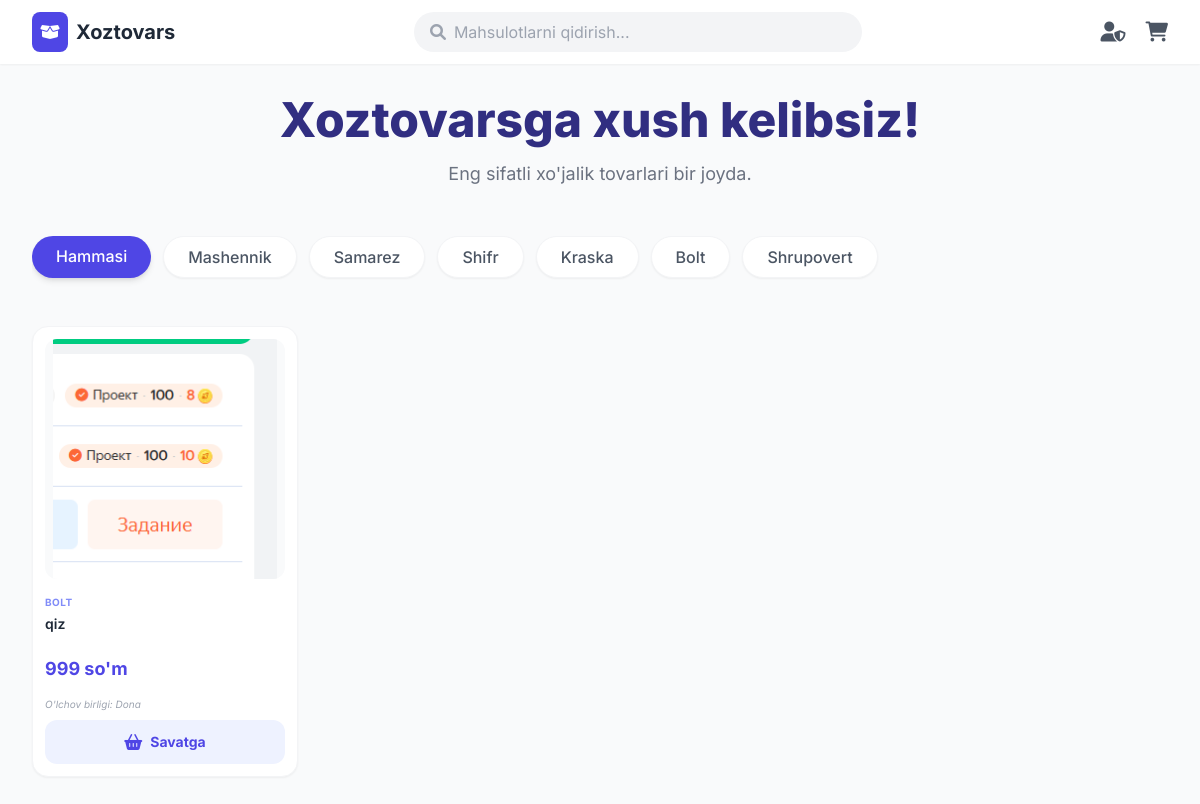
The page / on the database its author committed.
### app/models.py (models this page shows, shortened)
class Category(models.Model):
    name = models.CharField(max_length=100, unique=True)
    order = models.IntegerField(default=0)  # 🔥 новое поле

class Product(models.Model):
    TYPE = (
        ('dona', 'Dona'),
        ('kg', 'Kg'),
    )
    name = models.CharField(max_length=100)
    description = models.TextField()
    price = models.IntegerField()
    category = models.ForeignKey(Category, on_delete=models.CASCADE)
    image = models.ImageField(upload_to='products/', blank=True, null=True)
    image_url = models.URLField(blank=True, null=True)
    quantity = models.IntegerField(default=0)
    cost = models.IntegerField(default=0)
    type = models.CharField(max_length=10, choices=TYPE, default='dona')
    created_at = models.DateTimeField(auto_now_add=True)

### app/views.py (the view)
# urls.py: path('', home_view, name='home'),
def home_view(request):
    category_id = request.GET.get('category')
    categories = Category.objects.all()
    if category_id:
        products = Product.objects.filter(category_id=category_id)
    else:
        products = Product.objects.all().order_by('-created_at')
    return render(request, 'home.html', {
        'products': products,
        'categories': categories,
    })

### app/views.py (called while the page is built)
def cart_count(request):
    cart = request.session.get('cart', {})
    return {'cart_count': sum(cart.values())}

### templates/home.html (shortened to what this page needs)
{% extends 'base.html' %}
{% load static %}
{% block content %}
<div class="text-center mb-12">
    <h1 class="text-3xl md:text-5xl font-extrabold text-indigo-900 mb-4">Xoztovarsga xush kelibsiz!</h1>
    <p class="text-gray-500 text-lg">Eng sifatli xo'jalik tovarlari bir joyda.</p>
</div>
<div class="flex gap-3 mb-8 overflow-x-auto pb-4 scrollbar-hide">
    <a href="?" class="whitespace-nowrap bg-indigo-600 text-white px-6 py-2 rounded-full font-medium shadow-md">
        Hammasi
    </a>
    {% for category in categories %}
    <a href="?category={{ category.id }}"
       class="whitespace-nowrap bg-white text-gray-600 px-6 py-2 rounded-full font-medium hover:bg-indigo-50 border border-gray-100 transition shadow-sm">
        {{ category.name }}
    </a>
    {% endfor %}
</div>
<div class="grid grid-cols-2 md:grid-cols-3 lg:grid-cols-4 xl:grid-cols-5 gap-4 md:gap-6">
    {% for product in products %}
    <div class="product-card bg-white rounded-2xl overflow-hidden border border-gray-100 p-3 flex flex-col justify-between shadow-sm hover:shadow-md">
        <div class="relative">
            <div class="aspect-square w-full rounded-xl overflow-hidden bg-gray-50 mb-4">
                {% if product.image %}
                    <img src="{{ product.image.url }}" alt="{{ product.name }}" class="w-full h-full object-contain hover:scale-105 transition duration-300">
                {% else %}
                    <img src="{% static 'images/no-image.png' %}" alt="No image" class="w-full h-full object-contain">
                {% endif %}
            </div>
        </div>
        <div class="flex-grow">
            <p class="text-[10px] text-indigo-400 uppercase font-bold tracking-wider mb-1">{{ product.category.name }}</p>
            <h3 class="text-gray-800 font-semibold text-sm mb-1 h-10 overflow-hidden line-clamp-2">
                <a href="{% url 'detail' product.id %}">{{ product.name }}</a>
            </h3>
            <div class="flex flex-col mb-4">
                <span class="text-indigo-600 font-bold text-lg leading-tight">{{ product.price }} so'm</span>
            </div>
        </div>
        <div class="mt-auto">
            <p class="text-[10px] text-gray-400 mb-2 italic">O'lchov birligi: {{ product.get_type_display }}</p>
            <form method="POST" action="{% url 'add_to_cart' product.id %}">
                <button type="submit"
                    class="w-full bg-indigo-50 text-indigo-600 py-3 rounded-xl font-bold flex items-center justify-center gap-2 hover:bg-indigo-600 hover:text-white transition-all duration-300 group">
                    <i class="fas fa-shopping-basket group-hover:animate-bounce"></i>
                    <span class="text-sm">Savatga</span>
                </button>
            </form>
        </div>
    </div>
    {% empty %}
    <div class="col-span-full text-center py-20">
        <i class="fas fa-box-open text-5xl text-gray-200 mb-4"></i>
        <p class="text-gray-400">Hozircha bu bo'limda mahsulotlar yo'q.</p>
    </div>
    {% endfor %}
</div>
{% endblock %}

### templates/base.html (shortened to what this page needs)
{% load static %}
<!DOCTYPE html>
<html lang="uz">
<head>
    <script src="https://cdn.tailwindcss.com"></script>
    <link rel="stylesheet" href="{% static 'css/style.css' %}">
    <link rel="stylesheet" href="https://cdnjs.cloudflare.com/ajax/libs/font-awesome/6.0.0/css/all.min.css">
</head>
<body class="bg-gray-50">
    <nav class="bg-white sticky top-0 z-50 shadow-sm">
        <div class="max-w-7xl mx-auto px-4 sm:px-6 lg:px-8">
            <div class="flex justify-between items-center h-16">
                <div class="flex items-center gap-2">
                    <div class="bg-indigo-600 p-2 rounded-lg text-white">
                        <i class="fas fa-box-open"></i>
                    </div>
                    <span class="text-xl font-bold text-gray-800">Xoztovars</span>
                </div>
                <div class="hidden md:block flex-1 max-w-md mx-8">
                    <div class="relative">
                        <input type="text"
                               class="w-full bg-gray-100 border-none rounded-full py-2 px-10 focus:ring-2 focus:ring-indigo-500 outline-none"
                               placeholder="Mahsulotlarni qidirish...">
                        <i class="fas fa-search absolute left-4 top-3 text-gray-400"></i>
                    </div>
                </div>
                <div class="flex items-center gap-5">
                    <a href="{% url 'admin_login' %}"
                       class="text-gray-600 hover:text-indigo-600 transition"
                       title="Admin panel">
                        <i class="fas fa-user-shield text-xl"></i>
                    </a>
                    <a href="{% url 'cart' %}"
                       class="text-gray-600 hover:text-indigo-600 transition relative">
                        <i class="fas fa-shopping-cart text-xl"></i>
                    </a>
                </div>
            </div>
        </div>
    </nav>
    <main class="max-w-7xl mx-auto px-4 sm:px-6 lg:px-8 py-8">
        {% block content %}
        {% endblock %}
    </main>
</body>
</html>

### static/css/style.css (style rules this page uses)
body { font-family: 'Inter', sans-serif; background-color: #f8fafc; }
.product-card { transition: transform 0.3s ease, box-shadow 0.3s ease; }

### templates/base.html (style rules this page uses)
body { font-family: 'Inter', sans-serif; }

### rows shown on the page
Category: name "Mashennik"
Category: name "Samarez"
Category: name "Shifr"
Category: name "Kraska"
Category: name "Bolt"
Category: name "Shrupovert"
Product: image (picture), category.name "BOLT", name "qiz", price "999", type "Dona"
